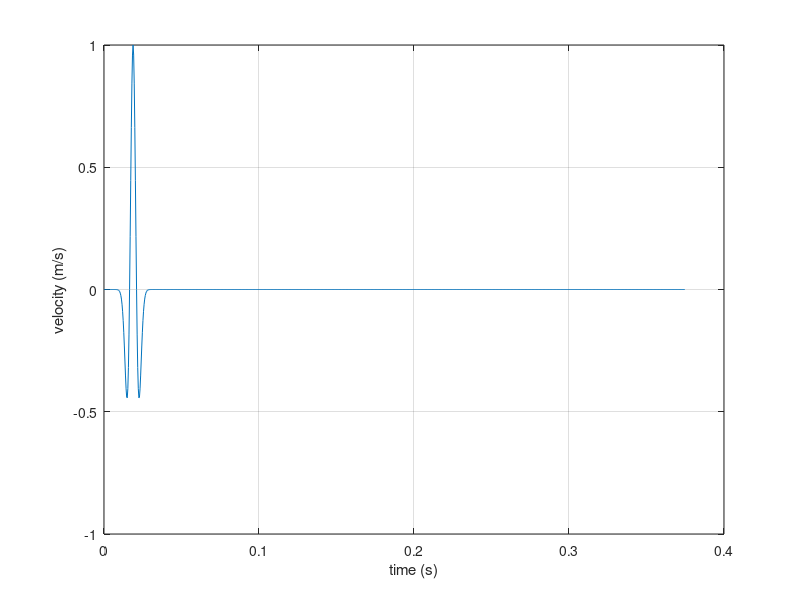

Reproduce this figure in MATLAB. (Note: this script raises an error after producing the figure.)
% This is code for simulation of propagation of 2-D SH-waves with CPML ABC
% employing recursive convolution method. It was written by Daniel Grzech
% as part of MSc Individual Project supervised by Dr Panagiotis Kosmas.

% 24th August 2016

close all;
clear all;
running_time = tic;

%=============================basic variables=============================%

%x_length = 0.15;
%big_delta_x = 0.0015;
%z_length = 0.15;
%big_delta_z = 0.0015;

%i_length = x_length / big_delta_x;
%k_length = z_length / big_delta_z;

i_length = 200;
k_length = 200;
big_delta_x = 0.00075;
big_delta_z = big_delta_x;

no_time_steps = 1000;
delta_t = big_delta_x / 2;
t = no_time_steps * delta_t;

fprintf('no. of time steps %d \n', no_time_steps);
disp('');

rho = 1000;
mu = 1000;

%====================CPML thickness in each direction=====================%

cpml_thickness = 10;
x_cpml_1 = cpml_thickness;
x_cpml_2 = cpml_thickness;
z_cpml_1 = cpml_thickness;
z_cpml_2 = cpml_thickness;

i_length_total = i_length + x_cpml_1 + x_cpml_2;
k_length_total = k_length + z_cpml_1 + z_cpml_2;

x_computational_zone = (x_cpml_1+1):(i_length_total-x_cpml_2);
z_computational_zone = (z_cpml_1+1):(k_length_total-z_cpml_2);

%===========================antenna information===========================%

no_antennas = 1;

% position of source--spherical wavefront

source_pos = [round(i_length_total / 2) round(k_length_total /2)];

%============================source parameters============================%

omega_p = 2*pi*100;
f_a = 1;
delay = 50 * delta_t;
analysis = -1/4 * omega_p^2 * ((0:no_time_steps - 1) * delta_t - delay).^2;
source_val = (1 - 1/2 * omega_p^2 * ((0:no_time_steps - 1) * delta_t - delay).^2) .* exp(-1/4 * omega_p^2 * ((0:no_time_steps - 1) * delta_t - delay).^2);

figure
ax1 = gca;
plot(ax1, (0:no_time_steps - 1) * delta_t, source_val);
xlabel('time (s)')
ylabel('velocity (m/s)')
grid on;
drawnow;

%=================================sensor==================================%

sensor_pos = [x_cpml_1+5 round(k_length_total / 2)];
sensor_1 = [];
sensor_2 = [];
sensor_3 = [];

%=============================CPML parameters=============================%

n_1 = 3; n_2 = 0; n_3 = 3;

kappa_x_max = 0;
sigma_x_1_max = 0.8 * (n_1 + 1) / (sqrt(mu/rho) * big_delta_x);
sigma_x_2_max = 0.8 * (n_1 + 1) / (sqrt(mu/rho) * big_delta_x);
alpha_x_max = 2 * pi * f_a;

kappa_z_max = 0;
sigma_z_1_max = 0.8 * (n_1 + 1) / (sqrt(mu/rho) * big_delta_z);
sigma_z_2_max = 0.8 * (n_1 + 1) / (sqrt(mu/rho) * big_delta_z);
alpha_z_max = 2 * pi * f_a;

kappa_x_1_v_y = zeros(x_cpml_1, 1);
kappa_x_2_v_y = zeros(x_cpml_2, 1);
kappa_z_1_v_y = zeros(z_cpml_1, 1);
kappa_z_2_v_y = zeros(z_cpml_2, 1);
sigma_x_1_v_y = zeros(x_cpml_1, 1);
sigma_x_2_v_y = zeros(x_cpml_2, 1);
sigma_z_1_v_y = zeros(z_cpml_1, 1);
sigma_z_2_v_y = zeros(z_cpml_2, 1);
alpha_x_1_v_y = zeros(x_cpml_1, 1);
alpha_x_2_v_y = zeros(x_cpml_2, 1);
alpha_z_1_v_y = zeros(z_cpml_1, 1);
alpha_z_2_v_y = zeros(z_cpml_2, 1);

b_x_1_v_y = zeros(x_cpml_1, 1);
b_x_2_v_y = zeros(x_cpml_2, 1);
c_x_1_v_y = zeros(x_cpml_1, 1);
c_x_2_v_y = zeros(x_cpml_2, 1);
b_z_1_v_y = zeros(z_cpml_1, 1);
b_z_2_v_y = zeros(z_cpml_2, 1);
c_z_1_v_y = zeros(z_cpml_1, 1);
c_z_2_v_y = zeros(z_cpml_2, 1);

kappa_x_1_tau_yx = zeros(x_cpml_1 - 1, 1);
kappa_x_2_tau_yx = zeros(x_cpml_2 - 1, 1);
sigma_x_1_tau_yx = zeros(x_cpml_1 - 1, 1);
sigma_x_2_tau_yx = zeros(x_cpml_2 - 1, 1);
alpha_x_1_tau_yx = zeros(x_cpml_1 - 1, 1);
alpha_x_2_tau_yx = zeros(x_cpml_2 - 1, 1);
b_x_1_tau_yx = zeros(x_cpml_1 - 1, 1);
b_x_2_tau_yx = zeros(x_cpml_2 - 1, 1);
c_x_1_tau_yx = zeros(x_cpml_1 - 1, 1);
c_x_2_tau_yx = zeros(x_cpml_2 - 1, 1);

kappa_z_1_tau_yz = zeros(z_cpml_1 - 1, 1);
kappa_z_2_tau_yz = zeros(z_cpml_2 - 1, 1);
sigma_z_1_tau_yz = zeros(z_cpml_1 - 1, 1);
sigma_z_2_tau_yz = zeros(z_cpml_2 - 1, 1);
alpha_z_1_tau_yz = zeros(z_cpml_1 - 1, 1);
alpha_z_2_tau_yz = zeros(z_cpml_2 - 1, 1);
b_z_1_tau_yz = zeros(z_cpml_1 - 1, 1);
b_z_2_tau_yz = zeros(z_cpml_2 - 1, 1);
c_z_1_tau_yz = zeros(z_cpml_1 - 1, 1);
c_z_2_tau_yz = zeros(z_cpml_2 - 1, 1);

% x-axis--left

for i = 1:x_cpml_1
    
    kappa_x_1_v_y(i) = 1.0 + kappa_x_max * ((x_cpml_1 - i) / (x_cpml_1 - 1.0))^n_1;
    sigma_x_1_v_y(i) = sigma_x_1_max * ((x_cpml_1 - i) / (x_cpml_1 - 1.0))^(n_1 + n_2);
    alpha_x_1_v_y(i) = alpha_x_max * ((i - 1.0) / (x_cpml_1 - 1.0))^(n_3);
    b_x_1_v_y(i) = exp(-(sigma_x_1_v_y(i) / kappa_x_1_v_y(i) + alpha_x_1_v_y(i)) * delta_t);
    
    if((sigma_x_1_v_y(i) == 0.0) && (alpha_x_1_v_y(i) == 0.0) && (i == x_cpml_1))
        
        c_x_1_v_y(i) = 0;
        
    else
        
        c_x_1_v_y(i) = sigma_x_1_v_y(i) * (b_x_1_v_y(i) - 1.0) / (sigma_x_1_v_y(i) * kappa_x_1_v_y(i) + kappa_x_1_v_y(i)^2 * alpha_x_1_v_y(i)); 
        
    end
    
end

for i = 1:x_cpml_1 - 1
   
    kappa_x_1_tau_yx(i) = 1.0 + kappa_x_max * ((x_cpml_1 - i - 0.5) / (x_cpml_1 - 1.0))^n_1;
    sigma_x_1_tau_yx(i) = sigma_x_1_max * ((x_cpml_1 - i - 0.5) / (x_cpml_1 - 1.0))^(n_1 + n_2);
    alpha_x_1_tau_yx(i) = alpha_x_max * ((i - 0.5) / (x_cpml_1 - 1.0))^(n_3);
    b_x_1_tau_yx(i) = exp(-(sigma_x_1_tau_yx(i) / kappa_x_1_tau_yx(i) + alpha_x_1_tau_yx(i)) * delta_t);
    c_x_1_tau_yx(i) = sigma_x_1_tau_yx(i) * (b_x_1_tau_yx(i) - 1.0) / (sigma_x_1_tau_yx(i) * kappa_x_1_tau_yx(i) + kappa_x_1_tau_yx(i)^2 * alpha_x_1_tau_yx(i)); 
    
end

% x-axis--right

for i = 1:x_cpml_2
    
    kappa_x_2_v_y(i) = 1.0 + kappa_x_max * ((x_cpml_2 - i) / (x_cpml_2 - 1))^n_1;
    sigma_x_2_v_y(i) = sigma_x_2_max * ((x_cpml_2 - i) / (x_cpml_2 - 1.0))^(n_1 + n_2);
    alpha_x_2_v_y(i) = alpha_x_max * ((i - 1.0) / (x_cpml_2 - 1.0))^(n_3);
    b_x_2_v_y(i) = exp(-(sigma_x_2_v_y(i) / kappa_x_2_v_y(i) + alpha_x_2_v_y(i)) * delta_t);
    
    if((sigma_x_2_v_y(i) == 0.0) && (alpha_x_2_v_y(i) == 0.0) && (i == x_cpml_2))
        
        c_x_2_v_y(i) = 0.0;
        
    else
        
        c_x_2_v_y(i) = sigma_x_2_v_y(i) * (b_x_2_v_y(i) - 1.0) / (sigma_x_2_v_y(i) * kappa_x_2_v_y(i) + kappa_x_2_v_y(i)^2 * alpha_x_2_v_y(i)); 

    end
    
end

for i = 1:x_cpml_2 - 1
   
    kappa_x_2_tau_yx(i) = 1.0 + kappa_x_max * ((x_cpml_2 - i - 0.5) / (x_cpml_2 - 1.0))^n_1;
    sigma_x_2_tau_yx(i) = sigma_x_2_max * ((x_cpml_2 - i - 0.5) / (x_cpml_2 - 1.0))^(n_1 + n_2);
    alpha_x_2_tau_yx(i) = alpha_x_max * ((i - 0.5) / (x_cpml_2 - 1.0))^(n_3);
    b_x_2_tau_yx(i) = exp(-(sigma_x_2_tau_yx(i) / kappa_x_2_tau_yx(i) + alpha_x_1_tau_yx(i)) * delta_t);
    c_x_2_tau_yx(i) = sigma_x_2_tau_yx(i) * (b_x_2_tau_yx(i) - 1.0) / (sigma_x_2_tau_yx(i) * kappa_x_2_tau_yx(i) + kappa_x_2_tau_yx(i)^2 * alpha_x_2_tau_yx(i)); 
    
end

% z-axis--bottom

for k = 1:z_cpml_1
    
    kappa_z_1_v_y(k) = 1.0 + kappa_z_max * ((z_cpml_1 - k) / (z_cpml_1 - 1.0))^n_1;
    sigma_z_1_v_y(k) = sigma_z_1_max * ((z_cpml_1 - k) / (z_cpml_1 - 1.0))^(n_1 + n_2);
    alpha_z_1_v_y(k) = alpha_z_max * ((k - 1.0) / (z_cpml_1 - 1.0))^(n_3);
    b_z_1_v_y(k) = exp(-(sigma_z_1_v_y(k) / kappa_z_1_v_y(k) + alpha_z_1_v_y(k)) * delta_t);
    
    if((sigma_z_1_v_y(k) == 0.0) && (alpha_z_1_v_y(k) == 0.0) && (k == z_cpml_1))
        
        c_z_1_v_y(k) = 0.0;
        
    else
        
        c_z_1_v_y(k) = sigma_z_1_v_y(k) * (b_z_1_v_y(k) - 1.0) / (sigma_z_1_v_y(k) * kappa_z_1_v_y(k) + kappa_z_1_v_y(k)^2 * alpha_z_1_v_y(k)); 

    end
    
end

for k = 1:z_cpml_1 - 1
   
    kappa_z_1_tau_yz(k) = 1.0 + kappa_z_max * ((z_cpml_1 - k - 0.5) / (z_cpml_1 - 1.0))^n_1;
    sigma_z_1_tau_yz(k) = sigma_z_1_max * ((z_cpml_1 - k - 0.5) / (z_cpml_1 - 1.0))^(n_1 + n_2);
    alpha_z_1_tau_yz(k) = alpha_z_max * ((k - 0.5) / (z_cpml_1 - 1.0))^(n_3);
    b_z_1_tau_yz(k) = exp(-(sigma_z_1_tau_yz(k) / kappa_z_1_tau_yz(k) + alpha_z_1_tau_yz(k)) * delta_t);
    c_z_1_tau_yz(k) = sigma_z_1_tau_yz(k) * (b_z_1_tau_yz(k) - 1.0) / (sigma_z_1_tau_yz(k) * kappa_z_1_tau_yz(k) + kappa_z_1_tau_yz(k)^2 * alpha_z_1_tau_yz(k)); 
 
end

% z-axis--top

for k = 1:z_cpml_2
    
    kappa_z_2_v_y(k) = 1.0 + kappa_z_max * ((z_cpml_2 - k) / (z_cpml_2 - 1.0))^n_1;
    sigma_z_2_v_y(k) = sigma_z_2_max * ((z_cpml_2 - k) / (z_cpml_2 - 1.0))^(n_1 + n_2);
    alpha_z_2_v_y(k) = alpha_z_max * ((k - 1.0) / (z_cpml_1 - 1.0))^(n_3);
    b_z_2_v_y(k) = exp(-(sigma_z_2_v_y(k) / kappa_z_2_v_y(k) + alpha_z_2_v_y(k)) * delta_t);
    
    if((sigma_z_2_v_y(k) == 0.0) && (alpha_z_2_v_y(k) == 0.0) && (k == z_cpml_2))
        
        c_z_2_v_y(k) = 0.0;
        
    else
        
        c_z_2_v_y(k) = sigma_z_2_v_y(k) * (b_z_2_v_y(k) - 1.0) / (sigma_z_2_v_y(k) * kappa_z_2_v_y(k) + kappa_z_2_v_y(k)^2 * alpha_z_2_v_y(k)); 

    end 
 
end

for k = 1:z_cpml_2 - 1
   
    kappa_z_2_tau_yz(k) = 1.0 + kappa_z_max * ((z_cpml_2 - k - 0.5) / (z_cpml_2 - 1.0))^n_1;
    sigma_z_2_tau_yz(k) = sigma_z_2_max * ((z_cpml_2 - k - 0.5) / (z_cpml_2 - 1.0))^(n_1 + n_2);
    alpha_z_2_tau_yz(k) = alpha_z_max * ((k - 0.5) / (z_cpml_2 - 1.0))^(n_3);
    b_z_2_tau_yz(k) = exp(-(sigma_z_2_tau_yz(k) / kappa_z_2_tau_yz(k) + alpha_z_2_tau_yz(k)) * delta_t);
    c_z_2_tau_yz(k) = sigma_z_2_tau_yz(k) * (b_z_2_tau_yz(k) - 1.0) / (sigma_z_2_tau_yz(k) * kappa_z_2_tau_yz(k) + kappa_z_2_tau_yz(k)^2 * alpha_z_2_tau_yz(k)); 
    
end

kappa_x_v_y = zeros(i_length_total, k_length_total);
sigma_x_v_y = zeros(i_length_total, k_length_total);
alpha_x_v_y = zeros(i_length_total, k_length_total);
kappa_z_v_y = zeros(i_length_total, k_length_total);
sigma_z_v_y = zeros(i_length_total, k_length_total);
alpha_z_v_y = zeros(i_length_total, k_length_total);
kappa_x_tau_yx = zeros(i_length_total, k_length_total);
sigma_x_tau_yx = zeros(i_length_total, k_length_total);
alpha_x_tau_yx = zeros(i_length_total, k_length_total);
kappa_z_tau_yz = zeros(i_length_total, k_length_total);
sigma_z_tau_yz = zeros(i_length_total, k_length_total);
alpha_z_tau_yz = zeros(i_length_total, k_length_total);

kk = z_cpml_2 - 1;

for k = 1:k_length_total - 1
    
    if k <= z_cpml_1 - 1
        
        kappa_x_tau_yx(:, k) = kappa_x_1_tau_yx(k);
        sigma_x_tau_yx(:, k) = sigma_x_1_tau_yx(k);
        alpha_x_tau_yx(:, k) = alpha_x_1_tau_yx(k);
        
    elseif k >= k_length_total + 1 - z_cpml_2
        
        kappa_x_tau_yx(:, k) = kappa_x_2_tau_yx(kk);
        sigma_x_tau_yx(:, k) = sigma_x_2_tau_yx(kk);
        alpha_x_tau_yx(:, k) = alpha_x_2_tau_yx(kk);
        kk = kk - 1;
        
    else
        
        kappa_x_tau_yx(:, k) = 1.0;
        sigma_x_tau_yx(:, k) = 0;
        alpha_x_tau_yx(:, k) = 0;
        
    end
    
end

ii = x_cpml_2 - 1;

for i = 1:i_length_total - 1
    
    if i <= x_cpml_1 - 1
        
        kappa_z_tau_yz(i, :) = kappa_z_1_tau_yz(i);
        sigma_z_tau_yz(i, :) = sigma_z_1_tau_yz(i);
        alpha_z_tau_yz(i, :) = alpha_z_1_tau_yz(i);
        
    elseif i >= i_length_total + 1 - x_cpml_2
        
        kappa_z_tau_yz(i, :) = kappa_z_2_tau_yz(ii);
        sigma_z_tau_yz(i, :) = sigma_z_2_tau_yz(ii);
        alpha_z_tau_yz(i, :) = alpha_z_2_tau_yz(ii);
        ii = ii - 1;
        
    else
        
        kappa_z_tau_yz(i, :) = 1.0;
        sigma_z_tau_yz(i, :) = 0;
        alpha_z_tau_yz(i, :) = 0;
        
    end
    
end

kk = z_cpml_2;

for k = 2:k_length_total - 1
   
   if k <= z_cpml_1
       
       kappa_x_v_y(:, k) = kappa_x_1_v_y(k);
       sigma_x_v_y(:, k) = sigma_x_1_v_y(k);
       alpha_x_v_y(:, k) = alpha_x_1_v_y(k);
       
   elseif k >= k_length_total + 1 - z_cpml_2
       
       kappa_x_v_y(:, k) = kappa_x_2_v_y(kk);
       sigma_x_v_y(:, k) = sigma_x_2_v_y(kk);
       alpha_x_v_y(:, k) = alpha_x_2_v_y(kk);
       kk = kk - 1;
       
   else
       
       kappa_x_v_y(:, k) = 1.0;
       sigma_x_v_y(:, k) = 0;
       alpha_x_v_y(:, k) = 0;
       
   end
       
end

ii = x_cpml_2;
   
for i = 2:i_length_total - 1
       
       if i <= x_cpml_1
           
           kappa_z_v_y(i, :) = kappa_z_1_v_y(i);
           sigma_z_v_y(i, :) = sigma_z_1_v_y(i);
           alpha_z_v_y(i, :) = alpha_z_1_v_y(i);
           
       elseif i >= i_length_total + 1 - x_cpml_2
           
           kappa_z_v_y(i, :) = kappa_z_2_v_y(ii);
           sigma_z_v_y(i, :) = sigma_z_2_v_y(ii);
           alpha_z_v_y(i, :) = alpha_z_2_v_y(ii);
           ii = ii - 1;
           
       else
          
           kappa_z_v_y(i, :) = 1.0;   
           sigma_z_v_y(i, :) = 0;
           alpha_z_v_y(i, :) = 0;
           
       end
        
end

delta_x_v_y = sigma_x_v_y ./ kappa_x_v_y;
beta_x_v_y = delta_x_v_y + alpha_x_v_y;
delta_z_v_y = sigma_z_v_y ./ kappa_z_v_y;
beta_z_v_y = delta_z_v_y + alpha_z_v_y;
delta_x_tau_yx = sigma_x_tau_yx ./ kappa_x_tau_yx;
beta_x_tau_yx = delta_x_tau_yx + alpha_x_tau_yx;
delta_z_tau_yz = sigma_z_tau_yz ./ kappa_z_tau_yz;
beta_z_tau_yz = delta_z_tau_yz + alpha_z_tau_yz;

%========matrices for u_y, v_y, tau_yx, tau_yz, and CPML variables========%

u_y = zeros(i_length_total, k_length_total);
v_y = zeros(i_length_total, k_length_total);
tau_yx = zeros(i_length_total, k_length_total);
tau_yz = zeros(i_length_total, k_length_total);

% CPML
 
psi_x_1_v_y = zeros(x_cpml_1, k_length_total);
psi_x_2_v_y = zeros(x_cpml_2, k_length_total);
psi_z_1_v_y = zeros(i_length_total, z_cpml_1);
psi_z_2_v_y = zeros(i_length_total, z_cpml_2);
 
psi_z_1_tau_yz = zeros(i_length_total, z_cpml_1 - 1);
psi_z_2_tau_yz = zeros(i_length_total, z_cpml_2 - 1);
psi_x_1_tau_yx = zeros(x_cpml_1 - 1, k_length_total);
psi_x_2_tau_yx = zeros(x_cpml_2 - 1, k_length_total);

%======================propagation in time and space======================%

plot_freq = 100;

u_y_min = sum(source_val(source_val < 0)) * delta_t * 1.25; % * 0.1;
u_y_max = sum(source_val(source_val > 0)) * delta_t * 1.25; % * 0.1;

% name = '2d_sh_wave_recursive_conv_spherical.avi';
name = '2d_sh_wave_recursive_conv_plane.avi';
v = VideoWriter(name); % create object to write visualisation to file
open(v);

for n = 1:no_time_steps
            
    % update tau_yx and tau_yz

    i = 1:i_length_total - 1;
    k = 1:k_length_total - 1;
    
    tau_yx(i, k) = tau_yx(i, k) + mu .* 1 ./ kappa_x_tau_yx(i, k) * delta_t .* (v_y(i + 1, k) - v_y(i, k)) ./ big_delta_x;
    
    tau_yz(i, k) = tau_yz(i, k) + mu .* 1 ./ kappa_z_tau_yz(i, k) * delta_t .* (v_y(i, k + 1) - v_y(i, k)) ./ big_delta_z;
        
    % update CPML for tau_yx
    
    % left tau_yx
    
    k = 1:k_length_total - 1;
    
    for i = 1:x_cpml_1 - 1
        
        psi_x_1_tau_yx(i, k) = b_x_1_tau_yx(i) .* psi_x_1_tau_yx(i, k) + c_x_1_tau_yx(i) .* (v_y(i + 1, k) - v_y(i, k)) / big_delta_x;
        tau_yx(i, k) = tau_yx(i, k) + delta_t * mu * psi_x_1_tau_yx(i, k);
        
    end
    
    % right tau_yx
    
    ii = x_cpml_2 - 1;
    k = 1:k_length_total - 1;
    
    for i = i_length_total + 1 - x_cpml_2:i_length_total - 1
        
        psi_x_2_tau_yx(ii, k) = b_x_2_tau_yx(ii) .* psi_x_2_tau_yx(ii, k) + c_x_2_tau_yx(ii) .* (v_y(i + 1, k) - v_y(i, k)) / big_delta_x;
        tau_yx(i,k) = tau_yx(i,k) + delta_t * mu * psi_x_2_tau_yx(ii, k);
        ii = ii - 1;
        
    end
    
    % update CPML for tau_yz
    
    % bottom tau_yz
    
    i = 1:i_length_total - 1;
    
    for k = 1:z_cpml_1 - 1

        psi_z_1_tau_yz(i, k) = b_z_1_tau_yz(k) .* psi_z_1_tau_yz(i, k) + c_z_1_tau_yz(k) .* (v_y(i, k + 1) - v_y(i, k)) / big_delta_z;
        tau_yz(i, k) = tau_yz(i, k) + delta_t * mu * psi_z_1_tau_yz(i, k);
       
    end
    
    % top tau_yz
    
    kk = z_cpml_2 - 1;
    i = 1:i_length_total - 1;
    
    for k = k_length_total + 1 - z_cpml_2:k_length_total - 1
        
        psi_z_2_tau_yz(i, kk) =	b_z_2_tau_yz(kk) .* psi_z_2_tau_yz(i, kk) + c_z_2_tau_yz(kk) .* (v_y(i, k + 1) - v_y(i, k)) / big_delta_z;
        tau_yz(i, k) = tau_yz(i, k) + delta_t * mu * psi_z_2_tau_yz(i, kk);
        kk = kk - 1;
        
    end
    
    % update v_y
    
    i = 2:i_length_total - 1;
    k = 2:k_length_total - 1;
    
    v_y(i, k) = v_y(i, k) + delta_t * 1 / rho * (1 ./ kappa_x_v_y(i, k) .* (tau_yx(i, k) - tau_yx(i - 1, k)) ./ big_delta_x + 1 ./ kappa_z_v_y(i, k) .* (tau_yz(i, k) - tau_yz(i, k - 1)) ./ big_delta_z);
        
%     % update CPML for v_y
%     
%     % left v_y
%     
%     k = 2:k_length_total - 1;
%         
%     for i = 2:x_cpml_1
% 
%         psi_x_1_v_y(i, k) = b_x_1_v_y(i) .* psi_x_1_v_y(i, k) + c_x_1_v_y(i) .* (tau_yx(i,k) - tau_yx(i - 1, k)) ./ big_delta_z;
%         v_y(i, k) = v_y(i, k) + delta_t * 1 / rho * psi_x_1_v_y(i, k);
%         
%     end
%      
%     % right v_y
%     
%     ii = x_cpml_2;
%     k = 2:k_length_total - 1;
%     
%     for i = i_length_total + 1 - x_cpml_2:i_length_total - 1
%     
%         psi_x_2_v_y(ii, k) = b_x_2_v_y(ii) .* psi_x_2_v_y(ii, k) + c_x_2_v_y(ii) .* (tau_yx(i, k) - tau_yx(i - 1, k)) / big_delta_x;
%         v_y(i, k) = v_y(i, k) + delta_t * 1 / rho * psi_x_2_v_y(ii, k);
%         ii = ii - 1;
%         
%     end
%     
%     % bottom v_y
%     
%     i = 2:i_length_total - 1;
%     
%     for k = 2:z_cpml_1
%         
%         psi_z_1_v_y(i, k) = b_z_1_v_y(k) .* psi_z_1_v_y(i, k) + c_z_1_v_y(k) .* (tau_yz(i, k) - tau_yz(i, k - 1)) / big_delta_z;
%         v_y(i, k) = v_y(i, k) + delta_t * 1 / rho * psi_z_1_v_y(i, k);
%         
%     end
%     
%     % top v_y
%     
%     kk = z_cpml_2;
%     i = 2:i_length_total - 1;
%     
%     for k = k_length_total + 1 - z_cpml_2:k_length_total - 1
%         
%         psi_z_2_v_y(i, kk) = b_z_2_v_y(kk) .* psi_z_2_v_y(i, kk) + c_z_2_v_y(kk) .* (tau_yz(i, k) - tau_yz(i, k - 1)) / big_delta_z;
%         v_y(i, k) = v_y(i, k) + delta_t * 1 / rho * psi_z_2_v_y(i, kk);
%         kk = kk - 1;
%     
%     end
        
    % source--spherical wavefront
   
     v_y(source_pos(1), source_pos(2)) = v_y(source_pos(1), source_pos(2)) + source_val(n);
     %n
     v_y(source_pos(1), source_pos(2))
     %x = [n v_y(source_pos(1), source_pos(2))]
         
%     % source--plane wavefront
    
%    v_y(round(i_length_total / 2), :) = v_y(round(i_length_total / 2), :) + source_val(n);
    
    u_y = u_y + v_y * delta_t;

    % sensor
    
    sensor_1 = [sensor_1 v_y(sensor_pos(1,1), sensor_pos(1,2))];
    
    % plot current image every plot_freq time steps
    
    if mod(n, plot_freq) == 0
          
          disp(n)
          
          figure
          ax2 = gca;
          temp = double(v_y(1:i_length_total, 1:k_length_total));
          imagesc(ax2, [big_delta_x big_delta_x * i_length_total], [big_delta_z big_delta_z * k_length_total], (squeeze(temp).'));
          cmax = max(max(max(temp)), -min(min(temp)));
          caxis([-cmax cmax]);
          title('CPML for 2-D SH-waves');
          xlabel('x (m)');
          ylabel('z (m)');
          colorbar;
          axis image;
                   
    end
    
%     % visualise wave propagation
%     
%     figure(2)
%     ax3 = gca;
%     axis tight manual;
%     ax3.NextPlot = 'replaceChildren';
%     surf(ax3, 0:big_delta_x:(i_length_total - 1) * big_delta_x, 0:big_delta_z:(k_length_total - 1) * big_delta_z, u_y);
%     zlim([u_y_min u_y_max]);
% %     title('Propagation of a 2-D SH-wave with a spherical wavefront without an ABC');
%     title('Propagation of a 2-D SH-wave with a plane wavefront without an ABC');
% %     title('Propagation of a 2-D SH-wave with a spherical wavefront with the CPML ABC');
% %     title('Propagation of a 2-D SH-wave with a plane wavefront with the CPML ABC');
%     xlabel('x (m)');
%     ylabel('z (m)');
%     zlabel('displacement (m)');
%     grid on;
%     drawnow;
%     writeVideo(v, getframe(figure(2)));
  
end
 
close(v);
 
% % plot sensor values
% 
% figure
% ax4 = gca;
% plot(ax4, (0:no_time_steps - 1) * delta_t, 20*log10(abs(sensor_1./max(abs(sensor_1)))));
% ylim([-140, 0]);
% xlabel('time (s)')
% ylabel('20*log_{10}(v_y/max(v_y))')
% grid on;

%==============================running time===============================%

toc(running_time);